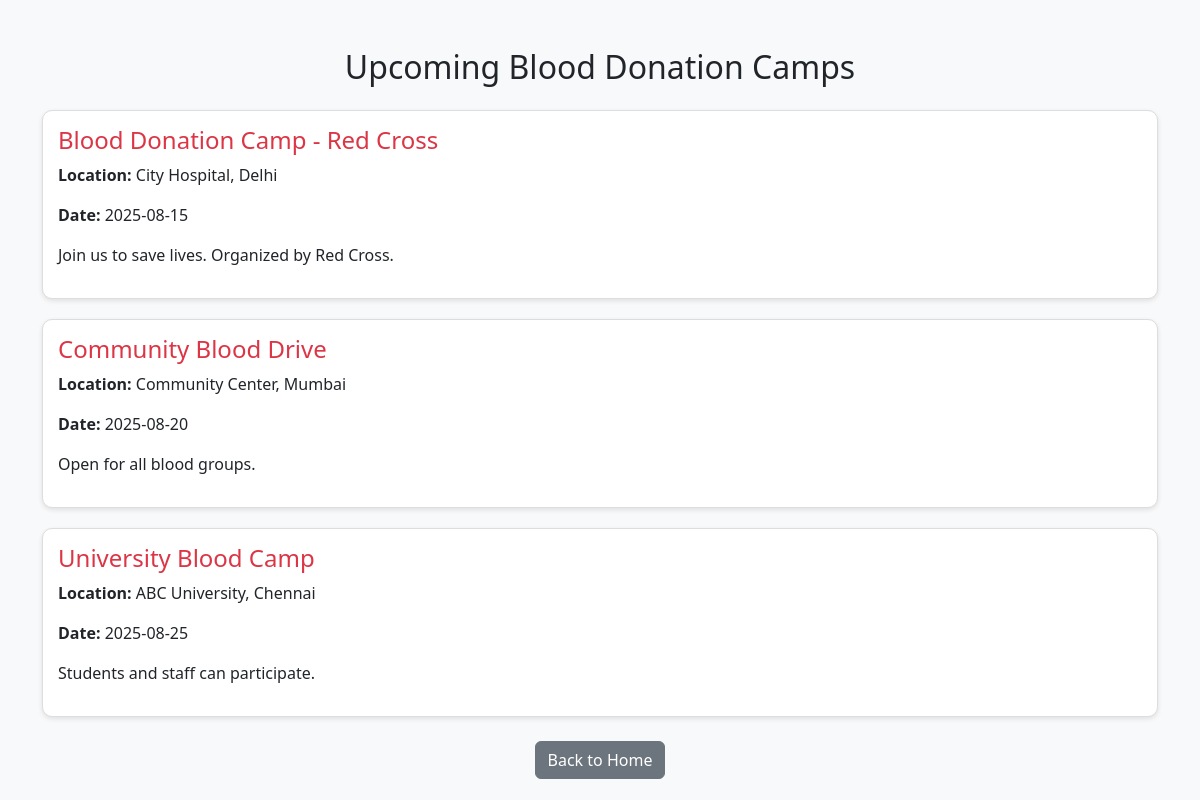
The app's page /camps.php with its own data.
### tables this page shows
CREATE TABLE `camps` (
  `camp_id` int(11) NOT NULL,
  `title` varchar(100) DEFAULT NULL,
  `location` varchar(100) DEFAULT NULL,
  `date` date DEFAULT NULL,
  `description` text DEFAULT NULL
);

### camps.php (the view, shortened to what this page needs)
<?php
include 'db_connect.php';
$result = mysqli_query($conn, "SELECT * FROM camps ORDER BY date ASC");
?>
<!DOCTYPE html>
<html lang="en">
<head>
    <link href="https://cdn.jsdelivr.net/npm/bootstrap@5.3.2/dist/css/bootstrap.min.css" rel="stylesheet">
</head>
<body>
<div class="container mt-5">
    <h2 class="text-center mb-4">Upcoming Blood Donation Camps</h2>
    <?php if (mysqli_num_rows($result) > 0): ?>
        <?php while ($camp = mysqli_fetch_assoc($result)): ?>
            <div class="camp-card">
                <h4><?php echo htmlspecialchars($camp['title']); ?></h4>
                <p><strong>Location:</strong> <?php echo htmlspecialchars($camp['location']); ?></p>
                <p><strong>Date:</strong> <?php echo htmlspecialchars($camp['date']); ?></p>
                <p><?php echo htmlspecialchars($camp['description']); ?></p>
            </div>
        <?php endwhile; ?>
    <?php else: ?>
        <p class="text-center">No upcoming camps at the moment.</p>
    <?php endif; ?>
    <div class="text-center mt-4">
        <a href="index.php" class="btn btn-secondary">Back to Home</a>
    </div>
</div>
</body>
</html>

### camps.php (style rules this page uses)
body { background: #f8f9fa; }
.camp-card { margin-bottom: 20px; border: 1px solid #ddd; border-radius: 10px; padding: 15px; background: white; box-shadow: 0 2px 5px rgba(0,0,0,0.1); }
.camp-card h4 { color: #dc3545; }

### records on screen
camps: title "Blood Donation Camp - Red Cross", location "City Hospital, Delhi", date "2025-08-15", description "Join us to save lives. Organized by Red Cross."
camps: title "Community Blood Drive", location "Community Center, Mumbai", date "2025-08-20", description "Open for all blood groups."
camps: title "University Blood Camp", location "ABC University, Chennai", date "2025-08-25", description "Students and staff can participate."
